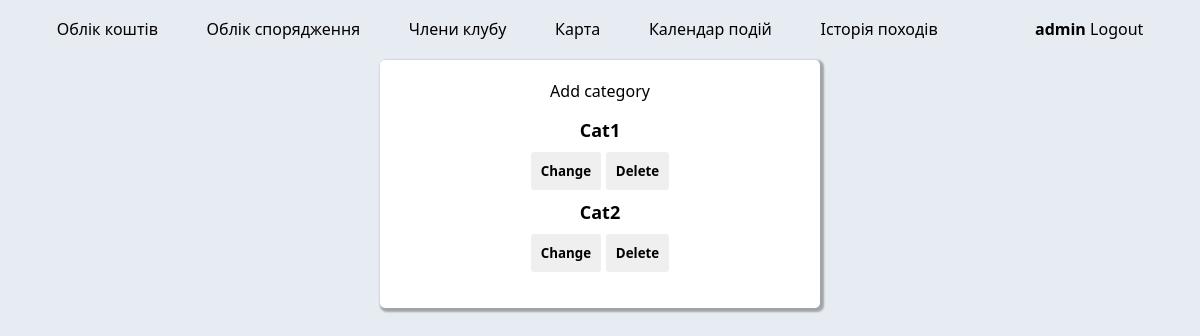
Page /equipment/category/ (signed in) on the earlier database version.
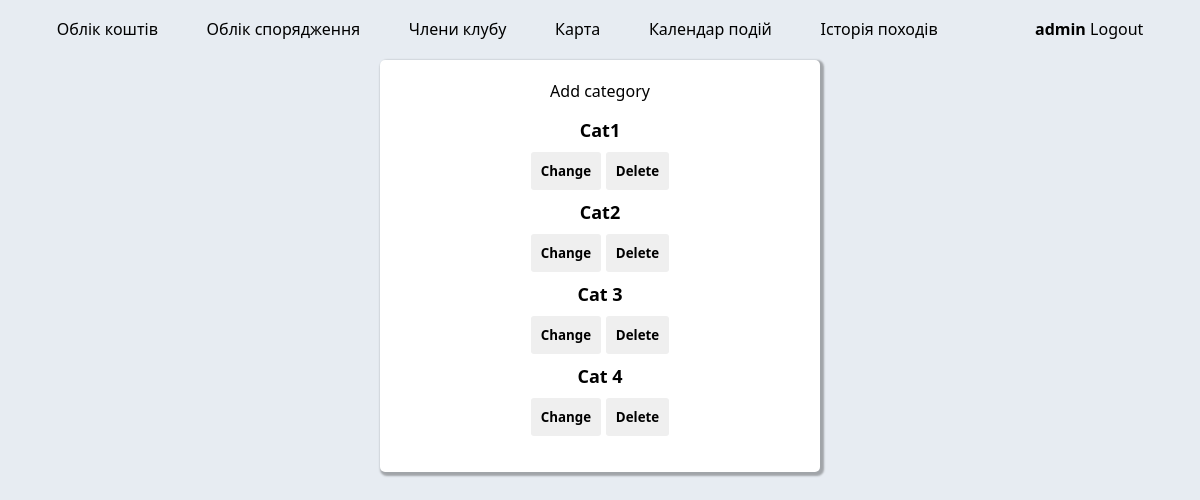
Same page on the later database version.
### equipment_accounting/models.py (models this page shows, shortened)
class EquipmentsCategories(models.Model):
    equipment_category_name = models.CharField(max_length=20, unique=True, null=False)

### equipment_accounting/views.py (the view)
# urls.py: path("category/", views.get_category, name="get_category"), # table of equipment categories
@login_required(login_url='/login/')
def get_category(request):
    categories = EquipmentsCategories.objects.all()
    return render(
                    request,
                    "equipment_accounting/category.html",
                    context={"categories": categories}
                )

### equipment_accounting/templates/equipment_accounting/category.html (shortened to what this page needs)
{% extends "layouts/base.html" %}
{% block stylesheets %}{% endblock stylesheets %} {% block content %}
<div class="modal">
<a class="link" href="{% url 'equipment:add_category' %}" role="button">Add category</a>
<ul class="list" >
    {% for category in categories%}
    <li class="items">
      {{category.equipment_category_name}}
      <div class="buttons">
      <a class="link" href="{% url 'equipment:change_category' category.id %}" role="button"><button class="btn" type="button"> Change</button></a>
      <a class="link" href="{% url 'equipment:delete_category' category.id %}" role="button" class="contrast"><button class="btn" type="button"> Delete</button></a>
    </div>
    </li>
    {% endfor %}
  </ul>
</div>
{% endblock content %}

Differences in the rows shown:
added EquipmentsCategories: equipment_category_name "Cat 3"
added EquipmentsCategories: equipment_category_name "Cat 4"
